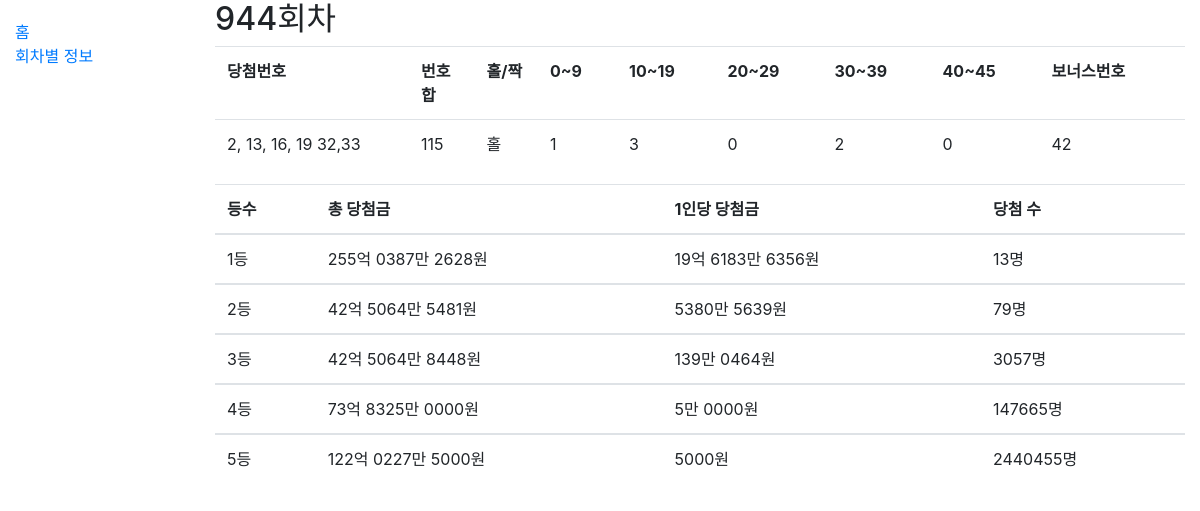
Page /catalog/round/944 on the committed database.
### catalog/models.py (models this page shows, shortened)
class Round(models.Model):
    round_num = models.IntegerField(help_text='Number of round', primary_key=True)
    first_win_num = models.IntegerField(help_text='First winning number of the round')
    second_win_num = models.IntegerField(help_text='Second winning number of the round')
    third_win_num = models.IntegerField(help_text='Third winning number of the round')
    fourth_win_num = models.IntegerField(help_text='Fourth winning number of the round')
    fifth_win_num = models.IntegerField(help_text='Fifth winning number of the round')
    sixth_win_num = models.IntegerField(help_text='Sixth winning number of the round')
    bonus_num = models.IntegerField(help_text='Bonus number of the round')
    first_win_money = models.BigIntegerField(help_text='Total winning money for first place')
    second_win_money = models.BigIntegerField(help_text='Total winning money for second place')
    third_win_money = models.BigIntegerField(help_text='Total winning money for third place')
    fourth_win_money = models.BigIntegerField(help_text='Total winning money for fourth place')
    fifth_win_money = models.BigIntegerField(help_text='Total winning money for fifth place')
    num_first_winner = models.IntegerField(help_text='Number of first place winner')
    num_second_winner = models.IntegerField(help_text='Number of second place winner')
    num_third_winner = models.IntegerField(help_text='Number of third place winner')
    num_fourth_winner = models.IntegerField(help_text='Number of fourth place winner')
    num_fifth_winner = models.IntegerField(help_text='Number of fifth place winner')
    num_auto = models.IntegerField(help_text='Number of winner by auto type', blank=True, null=True)
    num_manual = models.IntegerField(help_text='Number of winner by manual type', blank=True, null=True)
    num_halfauto = models.IntegerField(help_text='Number of winner by halfauto type', blank=True, null=True)
    first_stores = models.ManyToManyField('Store', help_text='Stores that won first place', blank=True,
                                          related_name='first_stores')
    second_stores = models.ManyToManyField('Store', help_text='Stores that won second place', blank=True,
                                           related_name='second_stores')
    @property
    def get_win_info(self):
        win_moneys = [self.first_win_money, self.second_win_money, self.third_win_money, self.fourth_win_money,
                    self.fifth_win_money]
        num_winners = [self.num_first_winner, self.num_second_winner, self.num_third_winner, self.num_fourth_winner,
                    self.num_fifth_winner]
        results = []
        for i in range(5):
            info = []
            info.append(i+1)
            info.append(money2readble(win_moneys[i]))
            info.append(money2readble(int(win_moneys[i]/num_winners[i])))
            info.append(num_winners[i])
            results.append(info)
        return results
    @property
    def get_range_cnt(self):
        win_nums = [self.first_win_num, self.second_win_num, self.third_win_num, self.fourth_win_num, self.fifth_win_num, self.sixth_win_num]
        results = []
        for i in range(1, 6):
            cnt = 0
            lower = 10*(i-1)
            upper = 10*i
            for num in win_nums:
                if num >= lower and num < upper:
                    cnt += 1
            results.append(cnt)
        return results
    def get_num_sum(self):
        return self.first_win_num+self.second_win_num+self.third_win_num+self.fourth_win_num+self.fifth_win_num+self.sixth_win_num
    def get_oddity(self):
        if self.get_num_sum()%2:
            return "홀"
        return "짝"

### catalog/views.py (the view)
# urls.py: path('round/<int:pk>', views.roundDetailView.as_view(), name='round-detail'),
class roundDetailView(generic.DetailView):
    model = Round

### catalog/models.py (called while the page is built)
def money2readble(money):
    money=str(money)
    money_len=len(money)
    if money_len<5:
        return money+'원'
    elif money_len<9:
        return money[0:money_len-4]+'만 '+money[money_len-4:money_len]+'원'
    elif money_len<13:
        return money[0:money_len-8]+'억 '+money[money_len-8:money_len-4]+'만 '+money[money_len-4:money_len]+'원'
    elif money_len<17:
        return money[0:money_len-12]+'조 '+money[money_len-12:money_len-8]+'억 '+money[money_len-8:money_len-4]+'만 '+money[money_len-4:money_len]+'원'

### catalog/templates/catalog/round_detail.html
{% extends "base_generic.html" %}
{% block content %}
  <h2>{{ round.round_num }}회차</h2>
    <table class = "table table-hover ">
      <colgroup>
        <col width="20%">
        <col width="20" span="2">
        <col width="10" span="5">
        <col width="15%">
      </colgroup>
    <tr>
      <th class="tg-21xh"> 당첨번호 </th>
      <th class="tg-21xh"> 번호합 </th>
      <th class="tg-21xh"> 홀/짝 </th>
      <th class="tg-21xh"> 0~9 </th>
      <th class="tg-21xh"> 10~19 </th>
      <th class="tg-21xh"> 20~29 </th>
      <th class="tg-21xh"> 30~39 </th>
      <th class="tg-21xh"> 40~45 </th>
      <th class="tg-21xh">보너스번호</th>
    </tr>
    <tr>
      <td>{{ round.first_win_num }}, {{ round.second_win_num }}, {{ round.third_win_num }}, {{ round.fourth_win_num }}
  {{ round.fifth_win_num }},{{ round.sixth_win_num }}</td>
      <td>{{ round.get_num_sum }}</td>
      <td>{{ round.get_oddity }}</td>
      <td>{{ round.get_range_cnt.0 }}</td>
      <td>{{ round.get_range_cnt.1 }}</td>
      <td>{{ round.get_range_cnt.2 }}</td>
      <td>{{ round.get_range_cnt.3 }}</td>
      <td>{{ round.get_range_cnt.4 }}</td>
      <td>{{ round.bonus_num }}</td>
    </tr>
  </table>
<table class="table table-hover ">
    <thead>
        <th>등수</th>
        <th>총 당첨금</th>
        <th>1인당 당첨금</th>
        <th>당첨 수</th>
    </thead>
    {% for info in round.get_win_info %}
    <tbody>
        <td>{{ info.0 }}등</td>
            <td>{{ info.1 }}</td><td>{{ info.2 }}</td><td>{{ info.3 }}명</td>
    </tbody>
    {% endfor %}
</table>
{% endblock %}

### rows in the picture
Round: round_num "944", first_win_num "2", second_win_num "13", third_win_num "16", fourth_win_num "19", fifth_win_num "32", sixth_win_num "33", get_num_sum "115", get_oddity "홀", get_range_cnt.0 "1", get_range_cnt.1 "3", get_range_cnt.2 "0", get_range_cnt.3 "2", get_range_cnt.4 "0", bonus_num "42"

### other values in the picture
{{ info.0 }} "1" "2" "3" "4" "5"
{{ info.1 }} "255억 0387만 2628원" "42억 5064만 5481원" "42억 5064만 8448원" "73억 8325만 0000원" "122억 0227만 5000원"
{{ info.2 }} "19억 6183만 6356원" "5380만 5639원" "139만 0464원" "5만 0000원" "5000원"
{{ info.3 }} "13" "79" "3057" "147665" "2440455"
